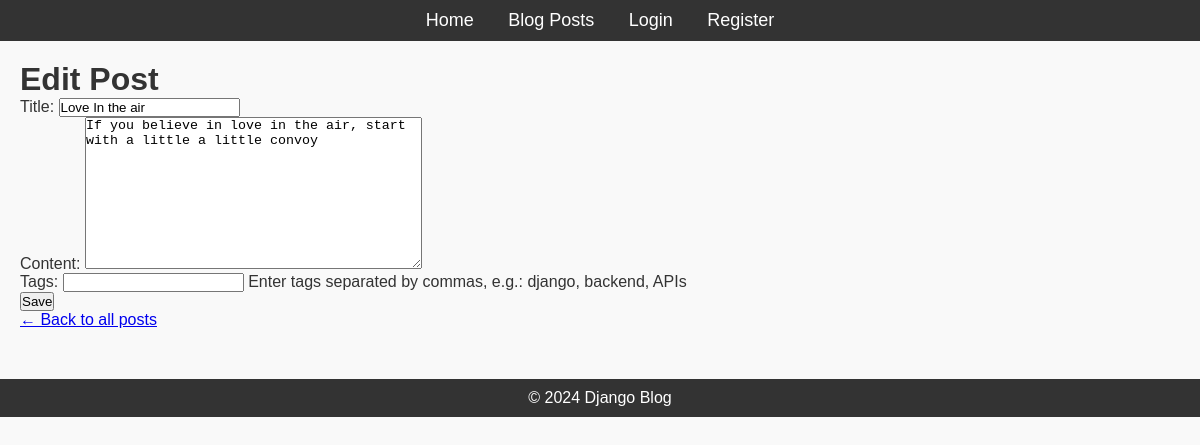
The app's page /post/1/update/ (signed in) with its own data.
### blog/models.py (models this page shows)
class Post(models.Model):
    title = models.CharField(max_length=200)
    content = models.TextField()
    author = models.ForeignKey(User, on_delete=models.CASCADE)
    published_date = models.DateTimeField()
    tags = TaggableManager()
    def __str__(self):
        return self.title

### blog/views.py (the view, shortened to what this page needs)
class PostUpdateView(LoginRequiredMixin, UserPassesTestMixin, UpdateView):
    model = Post
    form_class = PostForm
    template_name = 'blog/post_form.html'
    def get_initial(self):
        initial = super().get_initial()
        initial['tags'] = ', '.join(t.name for t in self.object.tags.all())
        return initial
    def test_func(self):
        post = self.get_object()
        return self.request.user == post.author

### blog/forms.py
class PostForm(forms.ModelForm):
    tags = forms.CharField(
        required=False,
        help_text="Enter tags separated by commas, e.g.: django, backend, APIs"
    )
    class Meta:
        model = Post
        fields = ['title', 'content', 'tags']   # author & date are set in the view

### blog/templates/blog/post_form.html (shortened to what this page needs)
{% extends "blog/base.html" %}
{% block content %}
  <h1>
    {% if view.object %}Edit Post{% else %}Create New Post{% endif %}
  </h1>
  <form method="post">
    {{ form.as_p }}
    <button type="submit">Save</button>
  </form>
  <p><a href="{% url 'posts' %}">&larr; Back to all posts</a></p>
{% endblock %}

### blog/static/css/styles.css (style rules this page uses)
* { margin: 0; padding: 0; box-sizing: border-box; }
body { font-family: Arial, sans-serif; background-color: #f9f9f9; color: #333; }

### records on screen
Post: title "Love In the air", content "If you believe in love in the air, start with a little a little convoy"
